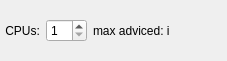
<?xml version="1.0" encoding="UTF-8"?>
<ui version="4.0">
 <class>Form</class>
 <widget class="QWidget" name="Form">
  <property name="geometry">
   <rect>
    <x>0</x>
    <y>0</y>
    <width>227</width>
    <height>61</height>
   </rect>
  </property>
  <property name="sizePolicy">
   <sizepolicy hsizetype="Preferred" vsizetype="Preferred">
    <horstretch>0</horstretch>
    <verstretch>0</verstretch>
   </sizepolicy>
  </property>
  <property name="windowTitle">
   <string>Form</string>
  </property>
  <layout class="QHBoxLayout" name="horizontalLayout">
   <property name="leftMargin">
    <number>2</number>
   </property>
   <property name="topMargin">
    <number>0</number>
   </property>
   <property name="rightMargin">
    <number>0</number>
   </property>
   <property name="bottomMargin">
    <number>0</number>
   </property>
   <item>
    <widget class="QLabel" name="label">
     <property name="text">
      <string> CPUs:</string>
     </property>
    </widget>
   </item>
   <item>
    <widget class="QSpinBox" name="spin_box">
     <property name="minimum">
      <number>1</number>
     </property>
    </widget>
   </item>
   <item>
    <widget class="QLabel" name="advice_label">
     <property name="text">
      <string>max adviced: i</string>
     </property>
    </widget>
   </item>
   <item>
    <spacer name="horizontalSpacer">
     <property name="orientation">
      <enum>Qt::Horizontal</enum>
     </property>
     <property name="sizeHint" stdset="0">
      <size>
       <width>40</width>
       <height>20</height>
      </size>
     </property>
    </spacer>
   </item>
  </layout>
 </widget>
 <resources/>
 <connections/>
</ui>
